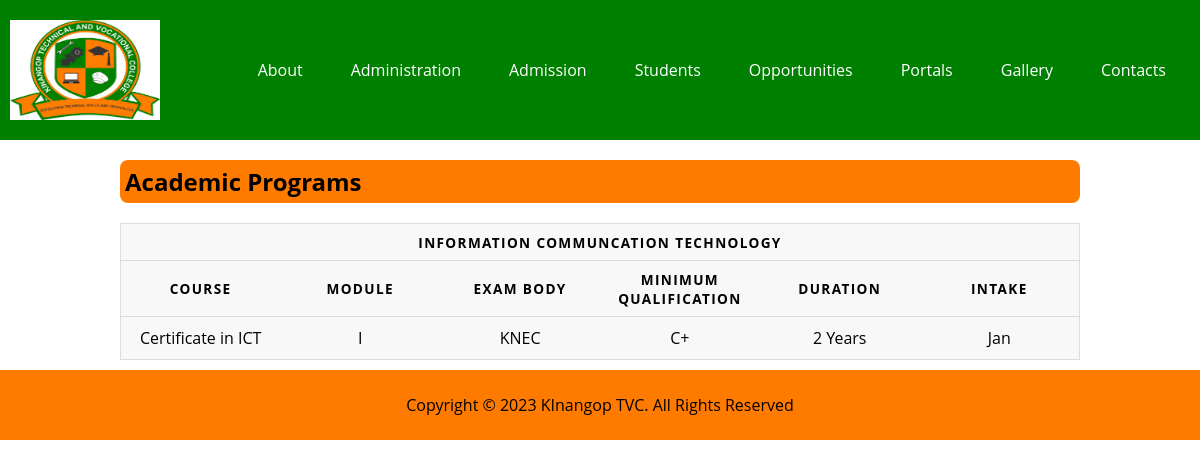
Screenshot of /programs/ with the database file from the repository.
### department/models.py (models this page shows, shortened)
class department(models.Model):
    department_name = models.CharField(max_length=150)
    department_code = models.CharField(max_length=150)

class course(models.Model):
    exam_bodies_choices = [
        ('KNEC', 'KNEC'),
        ('NITA', 'NITA'),
        ('KASNEB', 'KASNEB'),
    ]
    department = models.ForeignKey(department, on_delete=models.CASCADE)
    course_code = models.CharField(max_length=150)
    course_name = models.CharField(max_length=150)
    module = models.CharField(max_length=50)
    exam_body = models.CharField(max_length=50, choices = exam_bodies_choices)
    min_qualification = models.CharField(max_length=150)
    duration = models.CharField(max_length=50)
    intake = models.CharField(max_length=50)

### department/views.py (the view)
# urls.py: path('programs/', views.programs, name='programs'),
def programs(request):
    departments = department.objects.all()
    context = {'departments' : departments }
    return render(request, 'admissions/programs.html', context)

### pages/templates/admissions/programs.html (shortened to what this page needs)
{% extends 'app/main.html' %} {% load static %}
  {% block content %}
  <section class="main">
    <div class="container">
      <section class="content">
        <h2 class="title-head">Academic Programs</h2>
        <table>
          <thead>
            {% for department in departments %}
            <tr>
              <th colspan="6">{{ department.department_name }}</th>
            </tr>
            <tr>
              <th scope="col">Course</th>
              <th scope="col">Module</th>
              <th scope="col">Exam Body</th>
              <th scope="col">Minimum Qualification</th>
              <th scope="col">Duration</th>
              <th scope="col">Intake</th>
            </tr>
          </thead>
          {% for course in department.course_set.all %}
          <tbody>
            <tr>
              <td scope="row" data-label="Course">{{ course.course_name}}</td>
              <td scope="row" data-label="Module">{{ course.module}}</td>
              <td data-label="Exam Body">{{ course.exam_body}}</td>
              <td data-label="Minimum Qualification">
                {{ course.min_qualification }}
              </td>
              <td data-label="Duration">{{ course.duration }}</td>
              <td data-label="Intake">{{ course.intake }}</td>
            </tr>
          </tbody>
          {% endfor%} {% endfor %}
        </table>
      </section>
    </div>
  </section>
  {% endblock %}

### static/css/styles.css (style rules this page uses)
:root { --primary-color: hsl(120, 100%, 25%); --secondary-color: hsl(29, 100%, 50%); --white: hsl(255, 100%, 100%); --blue: hsl(248, 32%, 49%); --darkBlue: hsl(249, 10%, 26%); --grayishBlue: hsl(246, 25%, 77%); --darkgreen: hsl(154, 50%, 45%); }
*, *::after, *::before { margin: 0; padding: 0; box-sizing: border-box; }
html { font-size: 62.5%; font-family: "Open sans", sans-serif; }
body { font-size: 1.6rem; min-height: 100vh; }
.container { max-width: 80%; margin: auto; }
.title-head { padding: 0.5rem; font-size: 2.4rem; background-color: var(--secondary-color); border-radius: 0.8rem; margin: 2rem 0; }
.content { margin: 1rem 0; }
table { border: 1px solid #ccc; border-collapse: collapse; width: 100%; table-layout: fixed; }
table tr { background-color: #f8f8f8; border: 1px solid #ddd; padding: 0.35em; }
table th, table td { padding: 0.625em; text-align: center; }
table th { font-size: 0.85em; letter-spacing: 0.1em; text-transform: uppercase; }

### rows the page displays
department: department_name "INFORMATION COMMUNCATION TECHNOLOGY"
course: course_name "Certificate in ICT", module "I", exam_body "KNEC", min_qualification "C+", duration "2 Years", intake "Jan"
